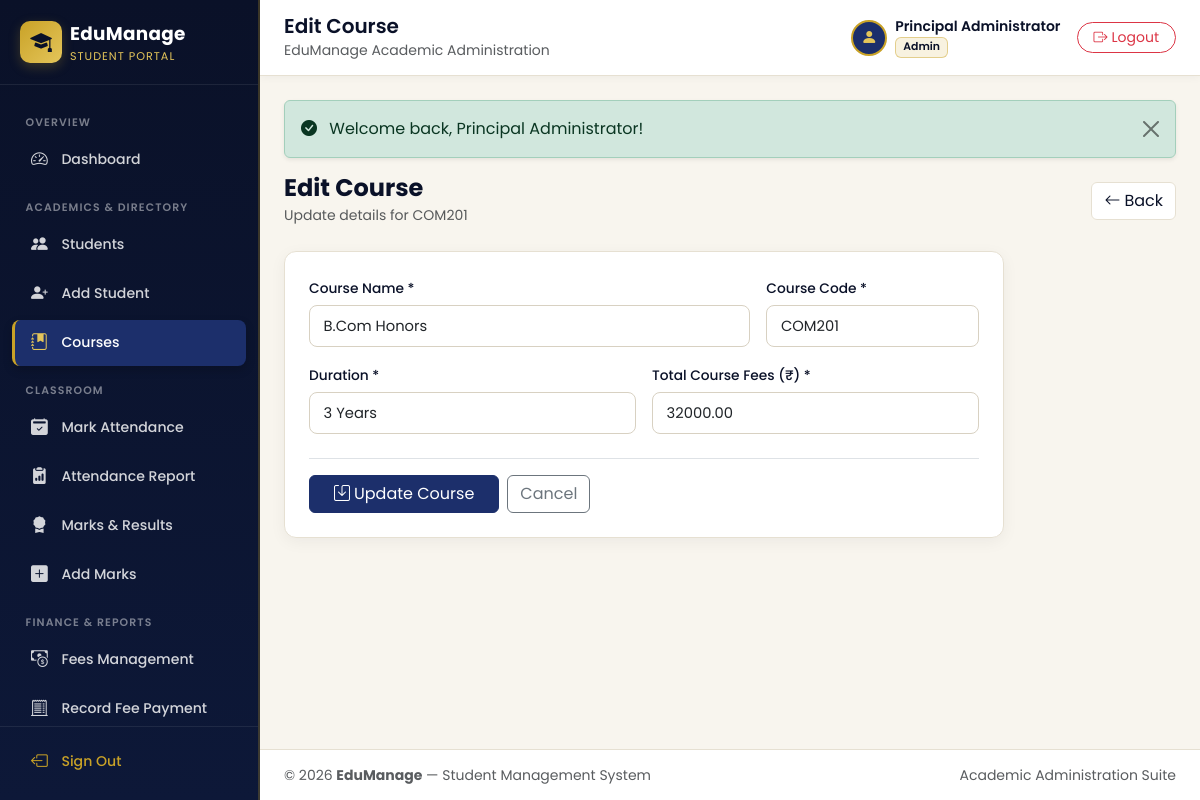
/courses/edit.php?id=2 (signed in), run on the app's committed database.
### tables this page shows
CREATE TABLE `courses` (
  `id` INT UNSIGNED NOT NULL AUTO_INCREMENT,
  `course_name` VARCHAR(120) NOT NULL,
  `course_code` VARCHAR(30) NOT NULL,
  `duration` VARCHAR(50) NOT NULL,
  `fees` DECIMAL(10, 2) NOT NULL DEFAULT 0.00,
  `created_at` TIMESTAMP NOT NULL DEFAULT CURRENT_TIMESTAMP,
  PRIMARY KEY (`id`),
  UNIQUE KEY `uq_courses_code` (`course_code`)
);

### config/db.php (called while the page is built, shortened)
<?php
function e(?string $value): string
{
    return htmlspecialchars((string) $value, ENT_QUOTES | ENT_SUBSTITUTE, 'UTF-8');
}
function url(string $path = ''): string
{
    $cleanPath = ltrim($path, '/');
    return ($cleanPath === '') ? (BASE_URL === '' ? '/' : BASE_URL . '/') : BASE_URL . '/' . $cleanPath;
}

### courses/edit.php (the view, shortened to what this page needs)
<?php
require_once dirname(__DIR__) . '/includes/auth_check.php';
$id = (int) ($_GET['id'] ?? $_POST['id'] ?? 0);
$stmt = $pdo->prepare('SELECT * FROM courses WHERE id = ? LIMIT 1');
$stmt->execute([$id]);
$course = $stmt->fetch();
$form = [
    'course_name' => $course['course_name'],
    'course_code' => $course['course_code'],
    'duration'    => $course['duration'],
    'fees'        => (string) $course['fees'],
];
include dirname(__DIR__) . '/includes/header.php';
?>
<div class="d-flex justify-content-between align-items-center mb-4">
    <div>
        <h4 class="fw-bold text-navy mb-0">Edit Course</h4>
        <small class="text-muted">Update details for <?= e($course['course_code']) ?></small>
    </div>
    <a href="<?= e(url('courses/list.php')) ?>" class="btn btn-outline-navy">
        <i class="bi bi-arrow-left me-1"></i>Back
    </a>
</div>
<div class="royal-card p-4" style="max-width: 720px;">
    <form method="POST" action="<?= e(url('courses/edit.php?id=' . $id)) ?>" class="needs-validation" novalidate>
        <div class="row g-3">
            <div class="col-md-8">
                <label class="form-label">Course Name *</label>
                <input type="text" name="course_name" class="form-control" value="<?= e($form['course_name']) ?>" required>
            </div>
            <div class="col-md-4">
                <label class="form-label">Course Code *</label>
                <input type="text" name="course_code" class="form-control" value="<?= e($form['course_code']) ?>" required>
            </div>
            <div class="col-md-6">
                <label class="form-label">Duration *</label>
                <input type="text" name="duration" class="form-control" value="<?= e($form['duration']) ?>" required>
            </div>
            <div class="col-md-6">
                <label class="form-label">Total Course Fees (&#8377;) *</label>
                <input type="number" step="0.01" min="0" name="fees" class="form-control" value="<?= e($form['fees']) ?>" required>
            </div>
        </div>
        <div class="mt-4 pt-3 border-top d-flex gap-2">
            <button type="submit" class="btn btn-royal px-4"><i class="bi bi-save me-1"></i>Update Course</button>
            <a href="<?= e(url('courses/list.php')) ?>" class="btn btn-outline-secondary">Cancel</a>
        </div>
    </form>
</div>
<?php include dirname(__DIR__) . '/includes/footer.php'; ?>

### assets/css/style.css (style rules this page uses)
:root { --navy: #0a1128; --navy-light: #131f44; --royal: #1c2f6b; --royal-hover: #253d88; --gold: #c9a227; --gold-light: #e4c55a; --gold-soft: rgba(201, 162, 39, 0.14); --offwhite: #f8f5ee; --surface: #ffffff; --text-main: #1b2238; --text-muted: #647087; --border-color: #e6e0d2; --sidebar-width: 260px; --transition-speed: 0.25s; }
body { font-family: 'Poppins', sans-serif; background-color: var(--offwhite); color: var(--text-main); margin: 0; overflow-x: hidden; }
.text-navy { color: var(--navy) !important; }
.btn-royal { background-color: var(--royal); border-color: var(--royal); color: #fff; transition: all var(--transition-speed) ease; }
.btn-outline-navy { border-color: var(--border-color); color: var(--navy); background: #fff; }
.royal-card { background-color: var(--surface); border: 1px solid var(--border-color); border-radius: 12px; box-shadow: 0 4px 16px rgba(10, 17, 40, 0.05); }
.form-control, .form-select { border-color: #d8d1c2; border-radius: 8px; padding: 0.55rem 0.85rem; font-size: 0.92rem; transition: border-color 0.2s ease, box-shadow 0.2s ease; }
.form-label { font-weight: 500; font-size: 0.86rem; color: var(--navy); margin-bottom: 0.35rem; }

### data on the page
courses: course_code "COM201", course_name "B.Com Honors", duration "3 Years", fees "32000.00"

### other printed values
APP_NAME "EduManage"
$page_title "Edit Course"
$current_user "Principal Administrator"
$current_role "Admin"
$flash['message'] "Welcome back, Principal Administrator!"
